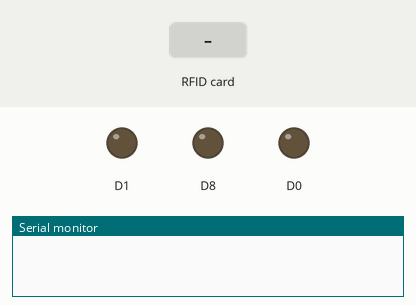
The sketch below on a simulated ESP8266 (NodeMCU). On the bench: output pins drawn as LEDs (lit = HIGH), the last lines printed to the serial monitor. The test bench sets the inputs (shaded band). WiFi joins after 1.5 s; servers stay silent unless stated.

Above: at 3.0 s.
3.1 s: RFID card 5E 7A 19 C4 held to the reader
At 4.0 s:
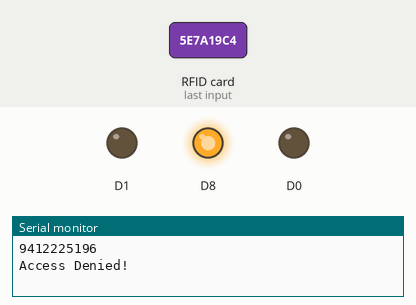
At 5.5 s:
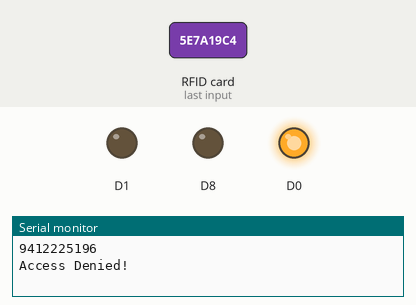
6.1 s: RFID card 5E 7A 19 C4 held to the reader
At 7.1 s:
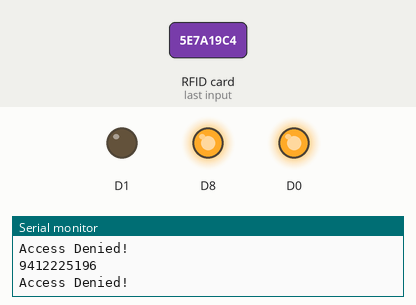
Timing chart, 0 to 9.6 s (numbered marks = the images above; inputs shaded):
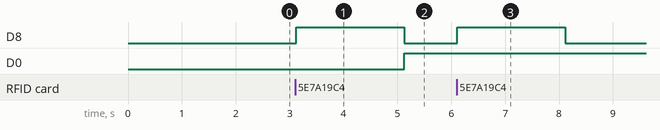

Measured:
- after the input at 3.1 s, D8: LOW → HIGH at once, → LOW 2.0 s later; D0: LOW → HIGH after 2.0 s
- after the input at 6.1 s, D8: LOW → HIGH at once, → LOW 2.0 s later

The sketch:

Smriti_final.ino
```cpp
#define BLYNK_PRINT Serial
#include <ESP8266WiFi.h>
#include <BlynkSimpleEsp8266.h>
#include <SPI.h>
#include <MFRC522.h>

BlynkTimer timer;
char auth[] = "Cku0jBLLna51nEQOr1R2ftQuo5FsavWm";
char ssid[] = "vaak";
char pass[] = "123456789";
constexpr uint8_t RST_PIN = D3;
constexpr uint8_t SS_PIN = D4;

MFRC522 rfid(SS_PIN, RST_PIN); // Instance of the class
MFRC522::MIFARE_Key key;
String tag;
void setup() {
 Serial.begin(9600);
 Blynk.begin(auth, "vaak", "123456789");
 SPI.begin(); // Init SPI bus
 rfid.PCD_Init(); // Init MFRC522
 pinMode(D8, OUTPUT);
 pinMode(16,OUTPUT);
 pinMode(5,OUTPUT);
}

void loop() {

 Blynk.run();
 if ( ! rfid.PICC_IsNewCardPresent())
 return;
 if (rfid.PICC_ReadCardSerial()) {
   for (byte i = 0; i < 4; i++) {
     tag += rfid.uid.uidByte[i];
   }

  Serial.println(tag);
 if (tag == "73159133152") {
  Serial.println("Access Granted!");
  digitalWrite(D8, HIGH);
  delay(100);
  digitalWrite(D8, LOW);
  delay(100);
  digitalWrite(D8, HIGH);
  delay(100);
  digitalWrite(D8, LOW);
  delay(100);
  digitalWrite(D8, HIGH);
  delay(100);
  digitalWrite(D8, LOW);
  delay(100);
  digitalWrite(16,LOW);
  digitalWrite(5,HIGH);
  Blynk.notify("Person has entered");
  }
else {

  Serial.println("Access Denied!");
  digitalWrite(D8, HIGH);
  delay(2000);
  Blynk.notify("Someone is trying to open the door");
  digitalWrite(D8, LOW);
  digitalWrite(16,HIGH);
  digitalWrite(5,LOW);
 }

 tag = "";
 rfid.PICC_HaltA();
 rfid.PCD_StopCrypto1();
 }
}
```
